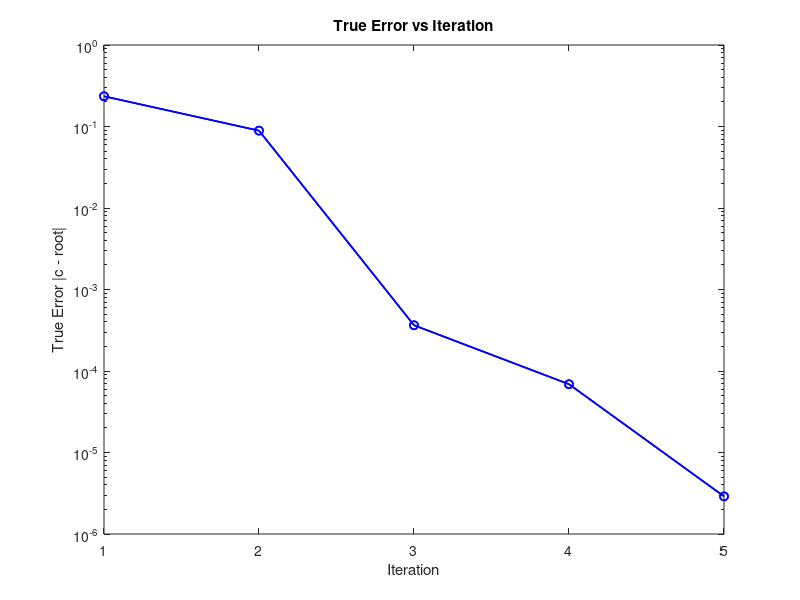

Reproduce this figure in MATLAB.
clc;
clear;
close all;

f = @(x) sin(10*x) + cos(3*x);
a = 3;
b = 6;

tolerance = 1e-4;
loop = 0;

root_true = 5.67903;

% Ensure the initial bracket is valid
if f(a) * f(b) > 0
    error('f(a) and f(b) must have opposite signs.');
end

% Initial c
c = b - (f(b) * (b - a)) / (f(b) - f(a));

iter_arr  = []; err_arr  = [];

while abs(f(c)) > tolerance
    if f(a) * f(c) < 0
        b = c;
    else
        a = c;
    end
    
    c = b - (f(b) * (b - a)) / (f(b) - f(a));
    loop = loop + 1;
    iter_arr(loop) = loop;
    err_arr(loop)  = abs(c - root_true);
    fprintf('Loop: %d | c: %.8f | f(c): %.8e | err: %.8e\n', loop, c, f(c), abs(c - root_true));
end

fprintf('\nRoot ≈ %.8f found in %d iterations\n', c, loop);
semilogy(iter_arr, err_arr, 'b-o', 'LineWidth',1.2); hold on;
xlabel('Iteration');
ylabel('True Error |c - root|');
title('True Error vs Iteration');


% --- Estimate order R from the last few iterations ---
% R = [ ln(e_n+1 / e_n) ] / [ ln(e_n / e_n-1) ]

Rvals = zeros(1,length(err_arr)-2);

for k = 3:length(err_arr)
    Rvals(k-2) = log(err_arr(k)/err_arr(k-1)) / log(err_arr(k-1)/err_arr(k-2));
end

R_est = mean(Rvals);  % mean of last few
fprintf('\n\nEstimated order R = %.4f\n', R_est);

hold on

clc;
clear;

f = @(x) sin(10*x) + cos(3*x);
a = 3;
b = 6;

tolerance = 1e-4;
loop = 0;

root_true = 5.67903;

% Ensure the initial bracket is valid
if f(a) * f(b) > 0
    error('f(a) and f(b) must have opposite signs.');
end

% Initial c
c = b - (f(b) * (b - a)) / (f(b) - f(a));

iter_arr  = []; err_arr  = [];

while abs(f(c)) > tolerance
    if f(a) * f(c) < 0
        b = c;
    else
        a = c;
    end
    
    c = b - (f(b) * (b - a)) / (f(b) - f(a));
    loop = loop + 1;
    iter_arr(loop) = loop;
    err_arr(loop)  = abs(c - root_true);
    fprintf('Loop: %d | c: %.8f | f(c): %.8e | err: %.8e\n', loop, c, f(c), abs(c - root_true));
end

fprintf('\nRoot ≈ %.8f found in %d iterations\n', c, loop);
semilogy(iter_arr, err_arr, 'b-o', 'LineWidth',1.2); hold on;
xlabel('Iteration');
ylabel('True Error |c - root|');
title('True Error vs Iteration');


% --- Estimate order R from the last few iterations ---
% R = [ ln(e_n+1 / e_n) ] / [ ln(e_n / e_n-1) ]

Rvals = zeros(1,length(err_arr)-2);

for k = 3:length(err_arr)
    Rvals(k-2) = log(err_arr(k)/err_arr(k-1)) / log(err_arr(k-1)/err_arr(k-2));
end

R_est = mean(Rvals);  % mean of last few
fprintf('\n\nEstimated order R = %.4f\n', R_est);

